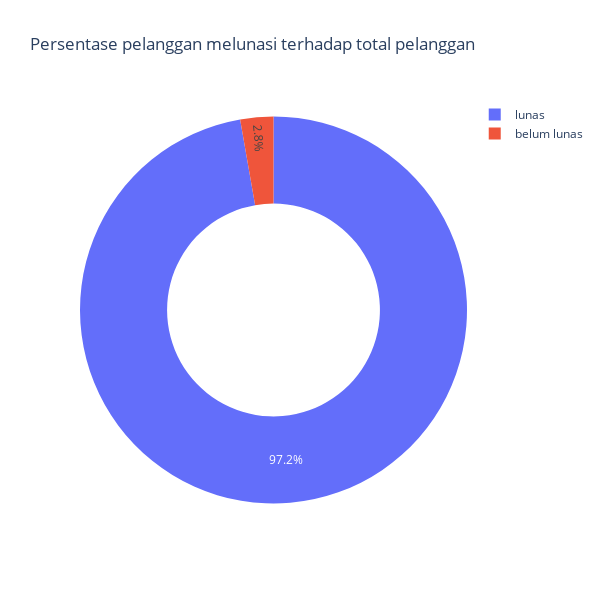

Notebook code for this chart:
### Code cell
complete_count = payment_report[payment_report['outstanding_payment'] < 1].shape[0]
total_count = payment_report.shape[0]
incomplete_count = total_count - complete_count

data = {
  'name' : ['belum lunas', 'lunas'],
  'count' : [incomplete_count, complete_count]
}

df = pd.DataFrame.from_dict(data)

fig = px.pie(
  df,
  values="count",
  names="name",
  title="Persentase pelanggan melunasi terhadap total pelanggan",
  width=600,
  height=600
  )
fig.update_traces(textinfo='percent+label', texttemplate='%{percent:.1%}', hole=.55)
fig.show()

### Figure 1 — Plotly figure (JSON) as saved in the notebook; plotly's stock layout.template omitted (floating-point values rounded to 4 significant figures)
{"data": [{"domain": {"x": [0, 1], "y": [0, 1]}, "hole": 0.55, "hovertemplate": "name=%{label}<br>count=%{value}<extra></extra>", "labels": ["belum lunas", "lunas"], "legendgroup": "", "name": "", "showlegend": true, "textinfo": "percent+label", "texttemplate": "%{percent:.1%}", "type": "pie", "values": [2662, 93796]}], "layout": {"height": 600, "legend": {"tracegroupgap": 0}, "title": {"text": "Persentase pelanggan melunasi terhadap total pelanggan"}, "width": 600}}
